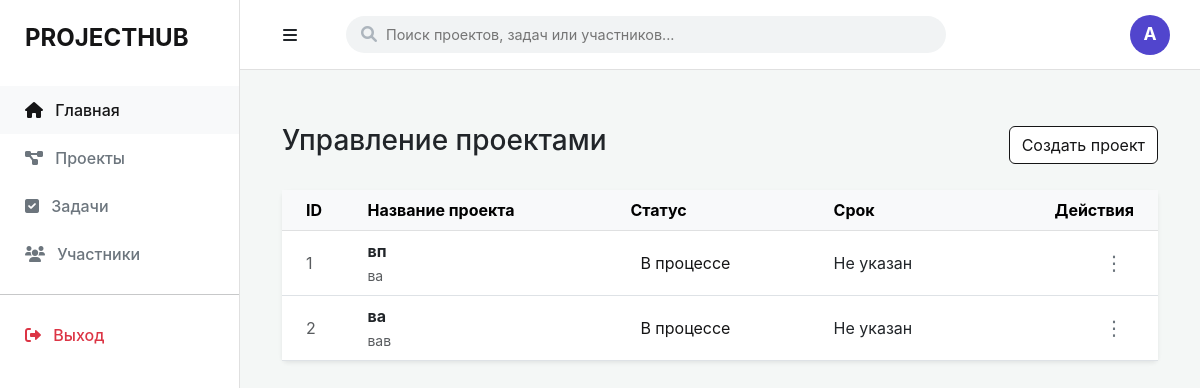
Page /projects on the earlier database version.
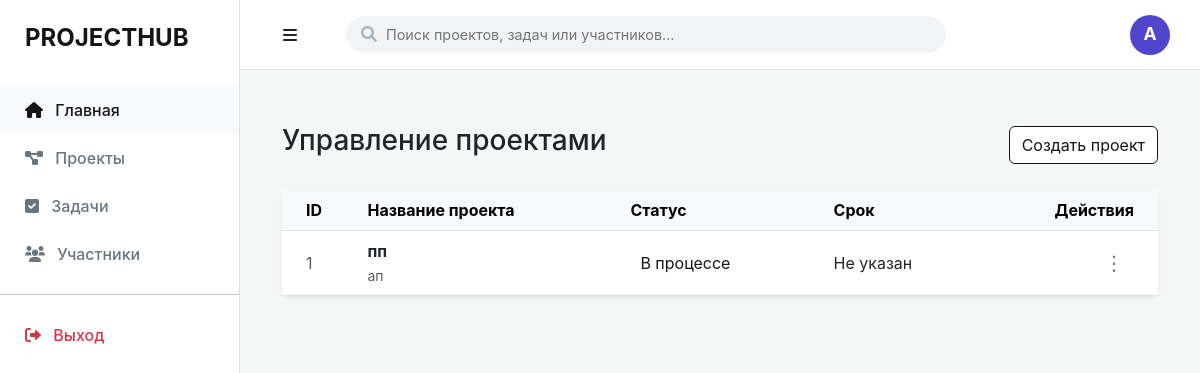
Same page on the later database version.
### app/models/project.py (models this page shows)
class Project(Base):
    __tablename__ = "projects"
    id = Column(Integer, primary_key=True, index=True)
    title = Column(String, nullable=False)
    description = Column(Text)
    status = Column(String, default="In Progress")
    deadline = Column(DateTime, nullable=True) # Новое поле для даты
    created_at = Column(DateTime, default=datetime.utcnow)

### app/main.py (the view)
@app.get("/projects", response_class=HTMLResponse)
async def projects_page(request: Request, db: Session = Depends(get_db)):
    try:
        projects = db.query(Project).all()
        return templates.TemplateResponse("projects.html", {
            "request": request,
            "projects": projects
        })
    except Exception as e:
        return HTMLResponse(content=f"Ошибка в проектах: {e}", status_code=500)

### templates/projects.html (shortened to what this page needs)
{% extends "base.html" %}
{% block content %}
<div class="container-fluid py-4">
    <div class="d-flex justify-content-between align-items-center mb-4">
        <h1 class="h3">Управление проектами</h1>
        <button type="button" class="btn btn-cancel" data-bs-toggle="modal" data-bs-target="#addProjectModal">
            Создать проект
        </button>
    </div>
    <div class="card shadow-sm border-0">
        <div class="card-body p-0">
            <table class="table table-hover align-middle mb-0">
                <thead class="table-light">
                    <tr>
                        <th class="ps-4">ID</th>
                        <th>Название проекта</th>
                        <th>Статус</th>
                        <th>Срок</th>
                        <th class="text-end pe-4">Действия</th>
                    </tr>
                </thead>
                <tbody>
                    {% for project in projects %}
                    <tr>
                        <td class="ps-4 text-muted">{{ project.id }}</td>
                        <td>
                            <div class="fw-bold">{{ project.title }}</div>
                            <small class="text-muted">{{ project.description or '' }}</small>
                        </td>
                        <td>
                            <div class="dropdown">
                                <button class="status-link dropdown-toggle" type="button" data-bs-toggle="dropdown">
                                    {% if project.status == 'In Progress' %}В процессе{% elif project.status == 'Done' %}Завершено{% else %}{{ project.status }}{% endif %}
                                </button>
                            </div>
                        </td>
                        <td>
                            {% if project.deadline %}
                                {{ project.deadline.strftime('%d.%m.%Y') if project.deadline.strftime else project.deadline }}
                            {% else %}
                                Не указан
                            {% endif %}
                        </td>
                        <td class="text-end pe-4">
                            <div class="dropdown">
                                <button class="action-btn dropdown-toggle" type="button" data-bs-toggle="dropdown">
                                    ⋮
                                </button>
                            </div>
                        </td>
                    </tr>
                    {% endfor %}
                </tbody>
            </table>
        </div>
    </div>
</div>
{% endblock %}

### templates/base.html (shortened to what this page needs)
<!DOCTYPE html>
<html lang="ru">
<head>
    <link href="https://cdn.jsdelivr.net/npm/bootstrap@5.3.0/dist/css/bootstrap.min.css" rel="stylesheet">
    <link rel="stylesheet" href="https://cdnjs.cloudflare.com/ajax/libs/font-awesome/6.0.0/css/all.min.css">
</head>
<body>
    <div class="sidebar" id="sidebar">
        <div class="sidebar-brand text-uppercase">ProjectHub</div>
        <nav class="nav flex-column">
            <a class="nav-link active" href="/"><i class="fas fa-home me-2"></i> Главная</a>
            <a class="nav-link" href="/projects"><i class="fas fa-project-diagram me-2"></i> Проекты</a>
            <a class="nav-link" href="/tasks"><i class="fas fa-check-square me-2"></i> Задачи</a>
            <a class="nav-link" href="/users"><i class="fas fa-users me-2"></i> Участники</a>
            <hr>
            <a class="nav-link text-danger" href="#"><i class="fas fa-sign-out-alt me-2"></i> Выход</a>
        </nav>
    </div>
    <div class="topbar" id="topbar">
        <button class="btn me-3" id="toggleBtn">
            <i class="fas fa-bars"></i>
        </button>
        <div class="search-container" id="searchContainer">
            <form action="/search" method="get" id="searchForm">
                <div class="search-input-group">
                    <i class="fas fa-search"></i>
                    <input type="text" id="searchInput" name="q" class="custom-search-input" placeholder="Поиск проектов, задач или участников..." autocomplete="off">
                </div>
            </form>
        </div>
        <div class="ms-auto dropdown profile-dropdown">
            <a href="#" class="d-flex align-items-center text-decoration-none dropdown-toggle" id="profileMenu" data-bs-toggle="dropdown" aria-expanded="false">
                <div class="profile-avatar">A</div>
            </a>
        </div>
    </div>
    <div class="main-content" id="mainContent">
        {% block content %}{% endblock %}
    </div>
</body>
</html>

### templates/base.html (style rules this page uses)
:root { --sidebar-width: 240px; --topbar-height: 70px; --neutral-dark: #151516; --neutral-gray: #6c757d; }
body { background-color: #f4f7f6; font-family: 'Inter', sans-serif; margin: 0; overflow-x: hidden; }
.sidebar { width: var(--sidebar-width); height: 100vh; position: fixed; left: 0; top: 0; background: #ffffff; border-right: 1px solid #e0e0e0; padding-top: 20px; z-index: 1050; transition: transform 0.3s ease; }
.sidebar-brand { padding: 0 25px 30px; font-size: 1.5rem; font-weight: 700; color: var(--neutral-dark); }
.nav-link { padding: 12px 25px; color: var(--neutral-gray); font-weight: 500; transition: all 0.3s; text-decoration: none; display: block; }
.nav-link:hover, .nav-link.active { color: var(--neutral-dark); background: #f8f9fa; }
.topbar { height: var(--topbar-height); margin-left: var(--sidebar-width); background: #ffffff; border-bottom: 1px solid #e0e0e0; display: flex; align-items: center; padding: 0 30px; position: sticky; top: 0; z-index: 1000; transition: margin-left 0.3s ease; }
.search-container { flex-grow: 1; max-width: 600px; margin-left: 20px; position: relative; }
.search-input-group { position: relative; display: flex; align-items: center; }
.search-input-group i { position: absolute; left: 15px; color: #adb5bd; }
.custom-search-input { width: 100%; padding: 8px 10px 8px 40px; background: #f1f3f4; border: none; border-radius: 20px; font-size: 0.9rem; outline: none; }
.profile-dropdown .dropdown-toggle::after { display: none; }
.profile-avatar { width: 40px; height: 40px; background-color: #5145cd; border-radius: 50%; color: white; display: flex; align-items: center; justify-content: center; font-weight: bold; font-size: 1.1rem; }
.main-content { margin-left: var(--sidebar-width); padding: 30px; min-height: calc(100vh - var(--topbar-height)); transition: margin-left 0.3s ease; }

### templates/projects.html (style rules this page uses)
.btn-cancel { background-color: #ffffff !important; border: 1px solid #151516 !important; color: #151516 !important; transition: all 0.2s !important; }
.dropdown-toggle::after { display: none !important; }
.status-link { background: none !important; border: none !important; padding: 5px 10px !important; color: #151516 !important; cursor: pointer !important; transition: background-color 0.2s ease !important; display: inline-block !important; text-decoration: none !important; }
.action-btn { background: none; border: none; color: #6c757d; padding: 5px 10px; font-size: 20px; line-height: 1; border-radius: 4px; transition: background-color 0.2s; }

Differences in the rows shown:
removed Project: id "2", title "ва", description "вав", status "В процессе", shows "Не указан"
changed Project id 1: title "вп" → "пп"; description "ва" → "ап"
